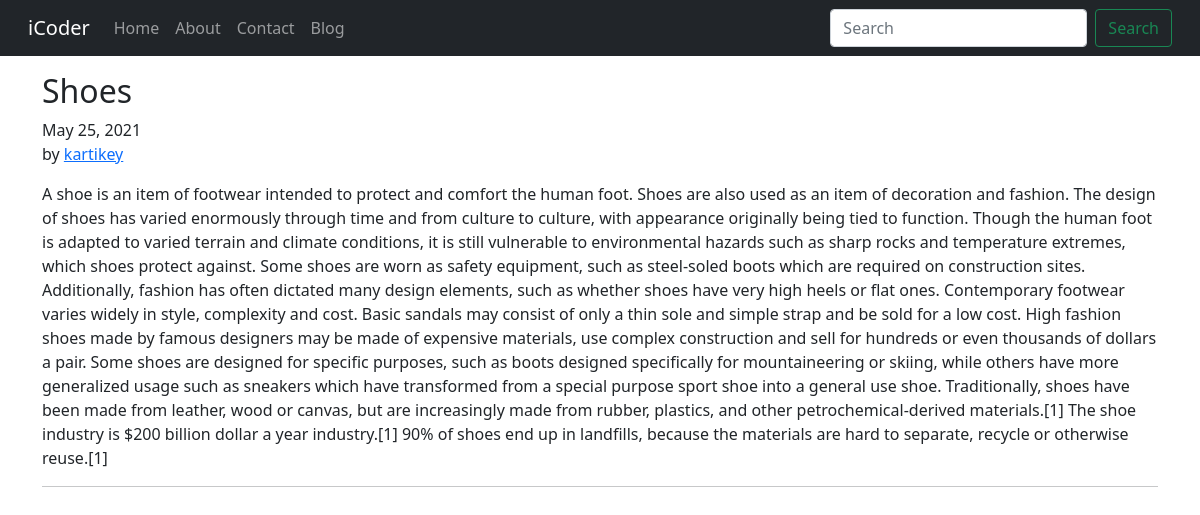
Screenshot of /blog/secondpost with the database file from the repository.
### blog/models.py (models this page shows, shortened)
class Post(models.Model):
    sno=models.AutoField(primary_key=True)
    title=models.CharField(max_length=255)
    content=models.TextField()
    author=models.CharField(max_length=500)
    content=models.TextField()
    slug=models.CharField( max_length=130)
    timeStamp=models.DateField(blank=True)

### blog/views.py (the view)
# urls.py: path('<str:slug>',views.blogpost,name='BlogPost'),
def blogpost(request,slug):
    post = Post.objects.filter(slug=slug).first()
    context={'post':post}
    return render(request,'blog/blogPost.html',context)

### templates/blog/blogPost.html (shortened to what this page needs)
{% extends 'base.html' %}
{% block body %}
<div class="container my-3">
<div class="blog-post">
        <h2 class="blog-post-title">{{post.title}}</h2>
        <p class="blog-post-meta">{{post.timeStamp}} <br>by <a href="https://kartikey1999.github.io/portfolio/">{{post.author}}</a></p>
        <p>{{post.content}}</p>
        <hr>
      </div>
      </div>
 {% endblock %}

### rows the page displays
Post: title "Shoes", timeStamp "May 25, 2021", author "kartikey", content "A shoe is an item of footwear intended to protect and comfort the human foot. Shoes are also used as an item of decoration and fashion. The design of shoes has varied enormously through time and from culture to culture, with appearance originally being tied to function. Though the human foot is adapted to varied terrain and climate conditions, it is still vulnerable to environmental hazards such as sharp rocks and temperature extremes, which shoes protect against. Some shoes are worn as safety equipment, such as steel-soled boots which are required on construction sites. Additionally, fashion has often dictated many design elements, such as whether shoes have very high heels or flat ones.…"
